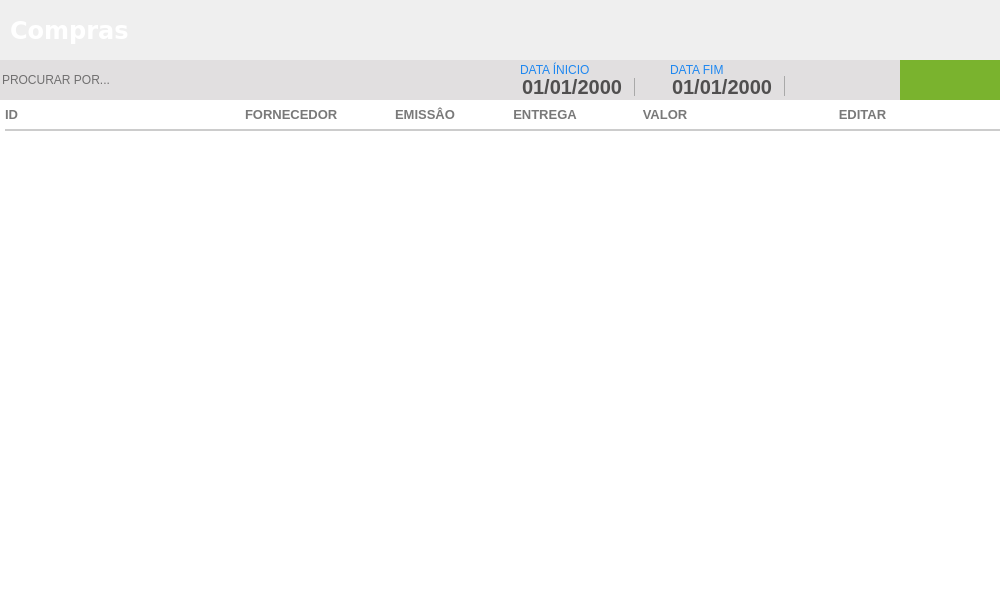
<?xml version="1.0" encoding="UTF-8"?>
<ui version="4.0">
 <class>ct_MainCompras</class>
 <widget class="QFrame" name="ct_MainCompras">
  <property name="geometry">
   <rect>
    <x>0</x>
    <y>0</y>
    <width>1000</width>
    <height>600</height>
   </rect>
  </property>
  <property name="windowTitle">
   <string>Frame</string>
  </property>
  <property name="styleSheet">
   <string notr="true">border:none</string>
  </property>
  <widget class="QFrame" name="frameMainCompras">
   <property name="geometry">
    <rect>
     <x>0</x>
     <y>0</y>
     <width>1000</width>
     <height>600</height>
    </rect>
   </property>
   <widget class="QFrame" name="fr_TopoMenuCompras">
    <property name="geometry">
     <rect>
      <x>0</x>
      <y>60</y>
      <width>1000</width>
      <height>40</height>
     </rect>
    </property>
    <property name="styleSheet">
     <string notr="true">background:#E1DFE0;
border: none;</string>
    </property>
    <widget class="QPushButton" name="bt_BuscaCompras">
     <property name="geometry">
      <rect>
       <x>820</x>
       <y>5</y>
       <width>30</width>
       <height>30</height>
      </rect>
     </property>
     <property name="font">
      <font>
       <family>Arial</family>
      </font>
     </property>
     <property name="cursor">
      <cursorShape>PointingHandCursor</cursorShape>
     </property>
     <property name="focusPolicy">
      <enum>Qt::NoFocus</enum>
     </property>
     <property name="contextMenuPolicy">
      <enum>Qt::NoContextMenu</enum>
     </property>
     <property name="toolTip">
      <string>BUSCAR</string>
     </property>
     <property name="text">
      <string/>
     </property>
    </widget>
    <widget class="QPushButton" name="bt_AddNovaCompra">
     <property name="geometry">
      <rect>
       <x>900</x>
       <y>0</y>
       <width>100</width>
       <height>40</height>
      </rect>
     </property>
     <property name="cursor">
      <cursorShape>PointingHandCursor</cursorShape>
     </property>
     <property name="focusPolicy">
      <enum>Qt::NoFocus</enum>
     </property>
     <property name="contextMenuPolicy">
      <enum>Qt::ActionsContextMenu</enum>
     </property>
     <property name="styleSheet">
      <string notr="true">QPushButton {
background-color: #7AB32E;
 }
QPushButton:hover{
background-color: #40a286
}</string>
     </property>
     <property name="text">
      <string/>
     </property>
    </widget>
    <widget class="QLineEdit" name="tx_BuscaCompras">
     <property name="geometry">
      <rect>
       <x>0</x>
       <y>5</y>
       <width>500</width>
       <height>30</height>
      </rect>
     </property>
     <property name="font">
      <font>
       <family>Arial</family>
      </font>
     </property>
     <property name="focusPolicy">
      <enum>Qt::ClickFocus</enum>
     </property>
     <property name="styleSheet">
      <string notr="true">QLineEdit {
color: #000
}
</string>
     </property>
     <property name="placeholderText">
      <string>PROCURAR POR...</string>
     </property>
    </widget>
    <widget class="QPushButton" name="bt_PrintRelatCompras">
     <property name="geometry">
      <rect>
       <x>860</x>
       <y>5</y>
       <width>30</width>
       <height>30</height>
      </rect>
     </property>
     <property name="font">
      <font>
       <family>Arial</family>
      </font>
     </property>
     <property name="cursor">
      <cursorShape>PointingHandCursor</cursorShape>
     </property>
     <property name="focusPolicy">
      <enum>Qt::NoFocus</enum>
     </property>
     <property name="contextMenuPolicy">
      <enum>Qt::NoContextMenu</enum>
     </property>
     <property name="toolTip">
      <string>IMPRIMIR</string>
     </property>
     <property name="text">
      <string/>
     </property>
    </widget>
    <widget class="QLabel" name="lb_FormVenda_22">
     <property name="geometry">
      <rect>
       <x>670</x>
       <y>2</y>
       <width>120</width>
       <height>16</height>
      </rect>
     </property>
     <property name="styleSheet">
      <string notr="true">QLabel{
font-size: 12px;
font-family: &quot;Arial Unicode MS&quot;;

color:#1E87F0;
border: none;
}</string>
     </property>
     <property name="text">
      <string>DATA FIM</string>
     </property>
    </widget>
    <widget class="QDateEdit" name="dt_InicioCompra">
     <property name="geometry">
      <rect>
       <x>520</x>
       <y>16</y>
       <width>140</width>
       <height>20</height>
      </rect>
     </property>
     <property name="styleSheet">
      <string notr="true">QDateEdit {
background: #E1DFE0;
border: none;
font-family: &quot;Arial&quot;;
font-size: 20px;
font-weight: bold;
color: rgb(80,79,79)
}
 QDateEdit::drop-down {
     subcontrol-origin: padding;
     subcontrol-position: top right;
     width: 25px;
     border-left-width: 1px;
     border-left-color: darkgray;
     border-left-style: solid; /* just a single line */
     border-top-right-radius: 3px; /* same radius as the QComboBox */
     border-bottom-right-radius: 3px;
 }
QDateEdit::down-arrow {
     image: url("+self.resourcepath('Images/down.png')+");
 }</string>
     </property>
     <property name="displayFormat">
      <string>dd/MM/yyyy</string>
     </property>
     <property name="calendarPopup">
      <bool>true</bool>
     </property>
    </widget>
    <widget class="QLabel" name="lb_FormVenda_21">
     <property name="geometry">
      <rect>
       <x>520</x>
       <y>2</y>
       <width>120</width>
       <height>16</height>
      </rect>
     </property>
     <property name="styleSheet">
      <string notr="true">QLabel{
font-size: 12px;
font-family: &quot;Arial Unicode MS&quot;;

color:#1E87F0;
border: none;
}</string>
     </property>
     <property name="text">
      <string>DATA ÍNICIO</string>
     </property>
    </widget>
    <widget class="QDateEdit" name="dt_FimCompra">
     <property name="geometry">
      <rect>
       <x>670</x>
       <y>16</y>
       <width>140</width>
       <height>20</height>
      </rect>
     </property>
     <property name="styleSheet">
      <string notr="true">QDateEdit {
background: #E1DFE0;
border: none;
font-family: &quot;Arial&quot;;
font-size: 20px;
font-weight: bold;
color: rgb(80,79,79)
}
 QDateEdit::drop-down {
     subcontrol-origin: padding;
     subcontrol-position: top right;
     width: 25px;
     border-left-width: 1px;
     border-left-color: darkgray;
     border-left-style: solid; /* just a single line */
     border-top-right-radius: 3px; /* same radius as the QComboBox */
     border-bottom-right-radius: 3px;
 }
QDateEdit::down-arrow {
     image: url("+self.resourcepath('Images/down.png')+");
 }</string>
     </property>
     <property name="displayFormat">
      <string>dd/MM/yyyy</string>
     </property>
     <property name="calendarPopup">
      <bool>true</bool>
     </property>
    </widget>
   </widget>
   <widget class="QFrame" name="ct_containerCompras">
    <property name="geometry">
     <rect>
      <x>0</x>
      <y>100</y>
      <width>1000</width>
      <height>500</height>
     </rect>
    </property>
    <property name="styleSheet">
     <string notr="true">border: none</string>
    </property>
    <widget class="QTableWidget" name="tb_Compras">
     <property name="geometry">
      <rect>
       <x>0</x>
       <y>0</y>
       <width>1000</width>
       <height>500</height>
      </rect>
     </property>
     <property name="cursor" stdset="0">
      <cursorShape>PointingHandCursor</cursorShape>
     </property>
     <property name="focusPolicy">
      <enum>Qt::WheelFocus</enum>
     </property>
     <property name="styleSheet">
      <string notr="true">QTableView{
color: #797979;
font-weight: bold;
font-size: 13px;
background: #FFF;
padding: 0 0 0 5px;
}
QHeaderView:section{
background: #FFF;
padding: 5px 0 ;
font-size: 13px;
font-family: &quot;Arial&quot;;
font-weight: bold;
color: #797979;
border: none;
border-bottom: 2px solid #CCC;
}
QTableView::item {
border-bottom: 2px solid #CCC;
padding: 2px;
}

</string>
     </property>
     <property name="frameShape">
      <enum>QFrame::NoFrame</enum>
     </property>
     <property name="frameShadow">
      <enum>QFrame::Plain</enum>
     </property>
     <property name="autoScrollMargin">
      <number>20</number>
     </property>
     <property name="editTriggers">
      <set>QAbstractItemView::NoEditTriggers</set>
     </property>
     <property name="tabKeyNavigation">
      <bool>false</bool>
     </property>
     <property name="showDropIndicator" stdset="0">
      <bool>false</bool>
     </property>
     <property name="dragDropOverwriteMode">
      <bool>false</bool>
     </property>
     <property name="selectionMode">
      <enum>QAbstractItemView::NoSelection</enum>
     </property>
     <property name="selectionBehavior">
      <enum>QAbstractItemView::SelectRows</enum>
     </property>
     <property name="textElideMode">
      <enum>Qt::ElideMiddle</enum>
     </property>
     <property name="showGrid">
      <bool>false</bool>
     </property>
     <property name="cornerButtonEnabled">
      <bool>false</bool>
     </property>
     <property name="rowCount">
      <number>0</number>
     </property>
     <attribute name="horizontalHeaderDefaultSectionSize">
      <number>120</number>
     </attribute>
     <attribute name="horizontalHeaderStretchLastSection">
      <bool>true</bool>
     </attribute>
     <attribute name="verticalHeaderVisible">
      <bool>false</bool>
     </attribute>
     <attribute name="verticalHeaderCascadingSectionResizes">
      <bool>true</bool>
     </attribute>
     <attribute name="verticalHeaderDefaultSectionSize">
      <number>50</number>
     </attribute>
     <column>
      <property name="text">
       <string>ID</string>
      </property>
      <property name="font">
       <font>
        <family>Segoe UI</family>
        <pointsize>10</pointsize>
        <weight>75</weight>
        <bold>true</bold>
       </font>
      </property>
      <property name="textAlignment">
       <set>AlignLeading|AlignVCenter</set>
      </property>
      <property name="background">
       <color alpha="0">
        <red>0</red>
        <green>0</green>
        <blue>0</blue>
       </color>
      </property>
      <property name="foreground">
       <brush brushstyle="SolidPattern">
        <color alpha="255">
         <red>80</red>
         <green>79</green>
         <blue>79</blue>
        </color>
       </brush>
      </property>
     </column>
     <column>
      <property name="text">
       <string/>
      </property>
     </column>
     <column>
      <property name="text">
       <string>FORNECEDOR</string>
      </property>
      <property name="font">
       <font>
        <family>Segoe UI</family>
        <pointsize>10</pointsize>
        <weight>75</weight>
        <bold>true</bold>
       </font>
      </property>
      <property name="textAlignment">
       <set>AlignLeading|AlignVCenter</set>
      </property>
      <property name="foreground">
       <brush brushstyle="SolidPattern">
        <color alpha="255">
         <red>80</red>
         <green>79</green>
         <blue>79</blue>
        </color>
       </brush>
      </property>
     </column>
     <column>
      <property name="text">
       <string>EMISSÂO</string>
      </property>
      <property name="font">
       <font>
        <family>Segoe UI</family>
        <pointsize>10</pointsize>
        <weight>75</weight>
        <bold>true</bold>
       </font>
      </property>
      <property name="textAlignment">
       <set>AlignCenter</set>
      </property>
      <property name="foreground">
       <brush brushstyle="SolidPattern">
        <color alpha="255">
         <red>80</red>
         <green>79</green>
         <blue>79</blue>
        </color>
       </brush>
      </property>
     </column>
     <column>
      <property name="text">
       <string>ENTREGA</string>
      </property>
      <property name="font">
       <font>
        <family>Segoe UI</family>
        <pointsize>10</pointsize>
        <weight>75</weight>
        <bold>true</bold>
       </font>
      </property>
      <property name="textAlignment">
       <set>AlignCenter</set>
      </property>
      <property name="foreground">
       <brush brushstyle="SolidPattern">
        <color alpha="255">
         <red>80</red>
         <green>79</green>
         <blue>79</blue>
        </color>
       </brush>
      </property>
     </column>
     <column>
      <property name="text">
       <string>VALOR</string>
      </property>
      <property name="font">
       <font>
        <family>Segoe UI</family>
        <pointsize>10</pointsize>
        <weight>75</weight>
        <bold>true</bold>
       </font>
      </property>
      <property name="textAlignment">
       <set>AlignCenter</set>
      </property>
      <property name="foreground">
       <brush brushstyle="SolidPattern">
        <color alpha="255">
         <red>80</red>
         <green>79</green>
         <blue>79</blue>
        </color>
       </brush>
      </property>
     </column>
     <column>
      <property name="text">
       <string>EDITAR</string>
      </property>
      <property name="font">
       <font>
        <family>Segoe UI</family>
        <pointsize>10</pointsize>
        <weight>75</weight>
        <bold>true</bold>
       </font>
      </property>
      <property name="textAlignment">
       <set>AlignCenter</set>
      </property>
     </column>
    </widget>
   </widget>
   <widget class="QFrame" name="fr_TituloCompras">
    <property name="geometry">
     <rect>
      <x>0</x>
      <y>0</y>
      <width>1000</width>
      <height>60</height>
     </rect>
    </property>
    <property name="styleSheet">
     <string notr="true">border: none</string>
    </property>
    <widget class="QLabel" name="lb_tituloCompras">
     <property name="geometry">
      <rect>
       <x>10</x>
       <y>15</y>
       <width>200</width>
       <height>30</height>
      </rect>
     </property>
     <property name="font">
      <font>
       <family>DejaVu Sans</family>
       <pointsize>18</pointsize>
       <weight>75</weight>
       <bold>true</bold>
      </font>
     </property>
     <property name="styleSheet">
      <string notr="true">color: #FFF</string>
     </property>
     <property name="text">
      <string>Compras</string>
     </property>
    </widget>
   </widget>
   <zorder>ct_containerCompras</zorder>
   <zorder>fr_TopoMenuCompras</zorder>
   <zorder>fr_TituloCompras</zorder>
  </widget>
 </widget>
 <resources/>
 <connections/>
</ui>
